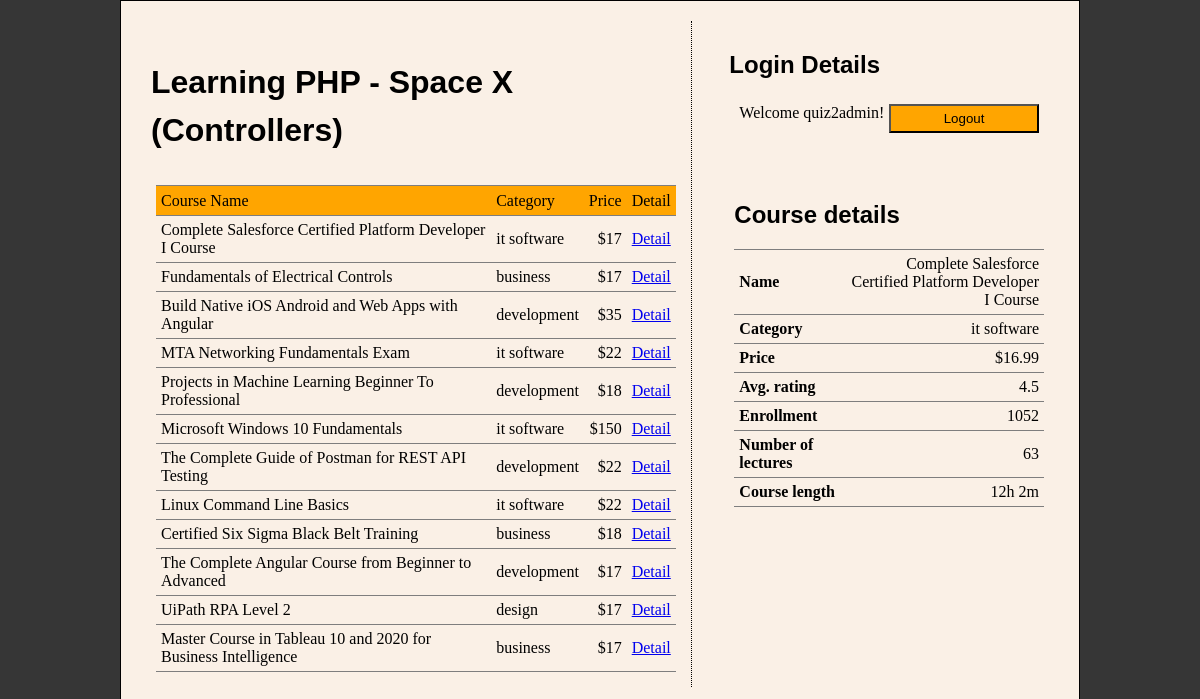
/index.php?action=get&id=1 (signed in), run on the app's committed database.
### tables this page shows
CREATE TABLE course
( 
  id INT NOT NULL AUTO_INCREMENT PRIMARY KEY,
  course_name CHAR(100) not null,
  category CHAR(15) not null,
  avg_rating FLOAT(6,2),
  enrollment INT,
  price FLOAT(6,2),
  num_lectures INT,
  course_length CHAR(10)
);

### inc/Utility/LoginManager.php (called while the page is built, shortened)
<?php
class LoginManager
{
    static function verifyLogin()
    {
        if (isset($_SESSION["username"])) {
            return true;
        } else {
            session_destroy();
            return false;
        }
    }
}
?>

### inc/Utility/PDOService.class.php (called while the page is built, shortened)
<?php
class PDOService  {
    private $host = DB_HOST;
    private $user = DB_USER;
    private $password = DB_PASS;
    private $dbname = DB_NAME;
    private $dbport = DB_PORT;
    private $className = "";
    private $stmt;
    private $pdo;
    public function __construct(string $className)  {
            $this->className = $className;
            $this->dsn = "mysql:host={$this->host};dbname={$this->dbname};port={$this->dbport}";
            $options = array(
                PDO::ATTR_PERSISTENT => true,
                PDO::ATTR_ERRMODE => PDO::ERRMODE_EXCEPTION
            );
            try {
                $this->pdo = new PDO($this->dsn, $this->user, $this->password, $options);
            } catch (Exception $ex) {
                $this->error = $ex->getMessage();
                echo $this->error;
        }
    }
    public function query(string $query)    {
        $this->stmt  = $this->pdo->prepare($query);
    }
    public function bind($param, $value, $type = null){
        if (is_null($type)) {
            switch (true) {
                case is_int($value):
                $type = PDO::PARAM_INT;
                break;
                }
        }
        $this->stmt->bindValue($param, $value, $type);
    }
    public function execute($data = null)   {
        if (is_null($data)) {
            return $this->stmt->execute();
        } else {
            return $this->stmt->execute($data);
        }
    }
    public function singleResult()  {
        $this->stmt->setFetchMode(PDO::FETCH_CLASS, $this->className);
        return $this->stmt->fetch(PDO::FETCH_CLASS);
    }
    public function multipleResults()  {
        return $this->stmt->fetchAll(PDO::FETCH_CLASS, $this->className);
    }
}
?>

### inc/Utility/CourseDAO.class.php (called while the page is built, shortened)
<?php
class CourseDAO
{
    private static $db;
    static function init()
    {
        self::$db = new PDOService("Course");
    }
    static function getCourse(int $cid)
    {
        $selectSQL = "SELECT * FROM course WHERE id=:id";
        self::$db->query($selectSQL);
        self::$db->bind(':id', $cid);
        self::$db->execute();
        return self::$db->singleResult();
    }
    static function getCourses(string $sortby = null, string $sort = null)
    {
        $selectSQL = "SELECT * FROM course";
        self::$db->query($selectSQL);
        self::$db->execute();
        return self::$db->multipleResults();
    }
}

### inc/Entity/Course.class.php (called while the page is built)
<?php
class Course
{
    private $id;
    private $course_name;
    private $category;
    private $avg_rating;
    private $enrollment;
    private $price;
    private $num_lectures;
    private $course_length;
    function getId()
    {
        return $this->id;
    }
    function getCourseName()
    {
        return $this->course_name;
    }
    function getCategory()
    {
        return $this->category;
    }
    function getAvgRating()
    {
        return $this->avg_rating;
    }
    function getEnrollment()
    {
        return $this->enrollment;
    }
    function getPrice()
    {
        return $this->price;
    }
    function getNumLectures()
    {
        return $this->num_lectures;
    }
    function getCourseLength()
    {
        return $this->course_length;
    }
}
?>

### inc/Entity/Page.class.php (the view, shortened to what this page needs)
<?php
class Page
{
    public static $heading = "Learning PHP";
    public static $studentID = "Controllers";
    public static $studentName = "Space X";
    static function header()
    {
        ?>
        <!DOCTYPE html>
        <html>
        <head>
            <link rel="stylesheet" href="css/styles.css">
        </head>
        <body>
            <?php
    }
    static function footer()
    {
        ?>
        </body>
        </html>
        <?php
    }
    static function displayCourseDetail(Course $course)
    {
        $formattedPrice = "$" . number_format($course->getPrice(), 2);
        ?>
        <section class="detail">
            <div>
                <h2>Course details</h2>
                <table>
                    <tr>
                        <th>Name</th>
                        <td><?= $course->getCourseName() ?></td>
                    </tr>
                    <tr>
                        <th>Category</th>
                        <td><?= $course->getCategory() ?></td>
                    </tr>
                    <tr>
                        <th>Price</th>
                        <td><?= $formattedPrice ?></td>
                    </tr>
                    <tr>
                        <th>Avg. rating</th>
                        <td><?= $course->getAvgRating() ?></td>
                    </tr>
                    <tr>
                        <th>Enrollment</th>
                        <td><?= $course->getEnrollment() ?></td>
                    </tr>
                    <tr>
                        <th>Number of lectures</th>
                        <td><?= $course->getNumLectures() ?></td>
                    </tr>
                    <tr>
                        <th>Course length</th>
                        <td><?= $course->getCourseLength() ?></td>
                    </tr>
                </table>
            </div>
        </section>
        <?php
    }
    static function displayTable(array $courses)
    {
        $isLoggedIn = isset($_SESSION["username"]);
        ?>
        <section class="main">
            <h1><?= self::$heading . " - " . self::$studentName . " (" . self::$studentID . ")" ?></h1>
            <div>
                <table>
                    <thead>
                        <tr>
                            <td>Course Name</td>
                            <td>Category</td>
                            <td>Price</td>
                            <?php
                            if ($isLoggedIn) {
                                ?>
                                <td>Detail</td>
                                <?php
                            }
                            ?>
                        </tr>
                    </thead>
                    <tbody>
                        <?php
                        foreach ($courses as $course) {
                            $formattedPrice = "$" . number_format($course->getPrice(), 0);
                            ?>
                            <tr>
                                <td><?= $course->getCourseName() ?></td>
                                <td><?= $course->getCategory() ?></td>
                                <td><?= $formattedPrice ?></td>
                                <?php
                                if ($isLoggedIn) {
                                    ?>
                                    <td><a href="<?= $_SERVER['PHP_SELF'] ?>?action=get&id=<?= $course->getId() ?>">Detail</a></td>
                                    <?php
                                }
                                ?>
                            </tr>
                            <?php
                        }
                        ?>
                    </tbody>
                </table>
            </div>
        </section>
        <?php
    }
        ?>
        <?php
    static function displayLogoutForm()
    {
        ?>
        <section class="logout">
            <h2>Login Details</h2>
            <form method="post">
                <div>
                    <span>Welcome <?= $_SESSION["username"] ?>!</span>
                    <input type="submit" name="logout" value="Logout">
                </div>
            </form>
        </section>
        <?php
    }
}

### index.php (shortened to what this page needs)
<?php
require_once 'inc/Entity/Course.class.php';
require_once 'inc/Entity/Page.class.php';
require_once 'inc/Utility/CourseDAO.class.php';
require_once 'inc/Utility/LoginManager.php';
require_once 'inc/Utility/PDOService.class.php';
if (LoginManager::verifyLogin()) {
    Page::displayLogoutForm();
} else {
    Page::displayLoginForm();
}
$courses = CourseDAO::getCourses();
Page::header();
Page::displayTable($courses);
if (isset($_GET['id']) && isset($_SESSION["username"])) {
    $id = $_GET['id'];
    $course = CourseDAO::getCourse($id);
    Page::displayCourseDetail($course);
}
Page::footer();

### css/styles.css (style rules this page uses)
* { box-sizing: border-box; }
html { background-color: rgb(54, 54, 54); }
body { background-color: linen; border: 1px solid black; display: table; width: 80%; margin: auto; min-height: 500px; padding: 20px; }
section { padding: 10px; }
section.main { float: left; width: 60%; min-height: 400px; border-right: 1px dotted black; }
section.detail, section.login, section.logout { float: right; width: 37%; }
div { padding: 5px; }
h1 { line-height: 1.5em; font-size: 2em; font-family: Helvetica, Arial, sans-serif; }
h2 { font-family: Helvetica, Arial, sans-serif; }
table { border-collapse: collapse; padding: 5px; width: 100%; }
td, th { border-collapse: collapse; border-bottom: 1px solid rgb(126, 126, 126); padding: 5px; text-align: left; }
tr:first-child { border-top: 1px solid rgb(126, 126, 126); }
td:nth-last-child(1),td:nth-last-child(2) { text-align:right; }
thead { border-bottom: 1px solid rgb(126, 126, 126); border-top: 1px solid rgb(126, 126, 126); background-color: orange; font-size: bigger; line-height: 1.2em; }
input, select { margin-bottom: 2px; }
input[type="submit"] { padding: 5px; min-width: 50%; background-color: orange; }
form { flex: 1 2 100px; }
form > div { display: flex; flex-flow: row wrap; margin: 5px; }
form>div * { flex: 1 1 100px; }

### data on the page
course: course_name "Complete Salesforce Certified Platform Developer I Course", category "it software", price "$17", price "$16.99", avg_rating "4.5", enrollment "1052", num_lectures "63", course_length "12h 2m"
course: course_name "Fundamentals of Electrical Controls", category "business", price "$17"
course: course_name "Build Native iOS Android and Web Apps with Angular", category "development", price "$35"
course: course_name "MTA Networking Fundamentals Exam", category "it software", price "$22"
course: course_name "Projects in Machine Learning Beginner To Professional", category "development", price "$18"
course: course_name "Microsoft Windows 10 Fundamentals", category "it software", price "$150"
course: course_name "The Complete Guide of Postman for REST API Testing", category "development", price "$22"
course: course_name "Linux Command Line Basics", category "it software", price "$22"
course: course_name "Certified Six Sigma Black Belt Training", category "business", price "$18"
course: course_name "The Complete Angular Course from Beginner to Advanced", category "development", price "$17"
course: course_name "UiPath RPA Level 2", category "design", price "$17"
course: course_name "Master Course in Tableau 10 and 2020 for Business Intelligence", category "business", price "$17"

### other printed values
$_SESSION["username"] "quiz2admin"
self::$heading "Learning PHP"
self::$studentName "Space X"
self::$studentID "Controllers"
